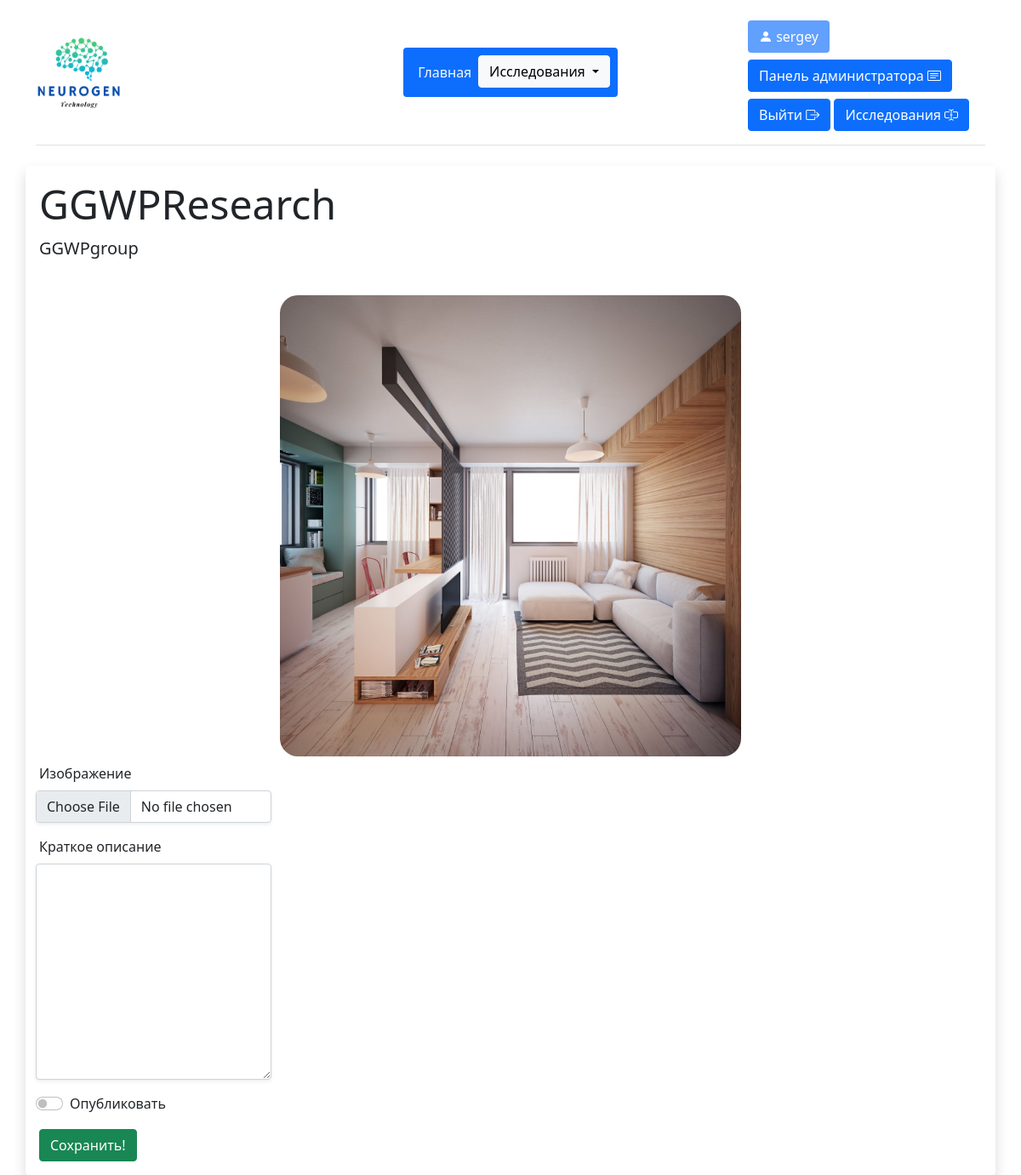
The app's page /portal/edit_image/1/ (signed in) with its own data.
### Reserches/models.py (models this page shows, shortened)
class ImageResearch(models.Model):
    base_research = models.ForeignKey(Research, verbose_name='Основное исследование', on_delete=models.CASCADE)
    image_to_react = models.ImageField(upload_to='img/%Y/%m/%d', verbose_name='Изображение')
    class Meta:
        verbose_name = 'Изображение'
        verbose_name_plural = 'Изображение'

class Research(models.Model):
    DEVELOPMENT = "development"
    PUBLISHED = "published"
    DONE = "done"
    STATES = (
        (DEVELOPMENT, 'Разработка'),
        (PUBLISHED, 'Опубликовано'),
        (DONE, 'Завершено'),
    )
    PATTERN_1 = 'image'
    PATTERN_2 = 'video'
    PATTERNS = (
        (PATTERN_1, 'Изображение'),
        (PATTERN_2, 'Видео'),
    )
    research_name = models.CharField('Название исследования', max_length=100)
    research_customer = models.ForeignKey(Customer, verbose_name='Заказчик', on_delete=models.CASCADE)
    research_date_create = models.DateTimeField('Дата создания', auto_now_add=True)
    research_state = models.CharField(max_length=11, verbose_name='Состояние исследования', choices=STATES, default=DEVELOPMENT)
    research_date_published = models.DateTimeField('Дата публикации', auto_now=True)
    research_pattern = models.CharField(max_length=20, verbose_name='Шаблон исследования', choices=PATTERNS, default=PATTERN_1)
    research_description = models.TextField(verbose_name='Краткое описание', blank=True)
    class Meta:
        verbose_name = 'Исследование'
        verbose_name_plural = 'Исследования'
        ordering = ['id']

class Customer(models.Model):
    customer_name = models.CharField('Наименование заказчика', max_length=100)
    customer_phone = models.CharField('Номер телефона', max_length=16)
    customer_date_register = models.DateTimeField(auto_now_add=True)
    customer_region = models.ForeignKey(Region, verbose_name='Регион', on_delete=models.CASCADE)
    def __str__(self):
        return str(self.customer_name)
    class Meta:
        verbose_name = 'Заказчик'
        verbose_name_plural = 'Заказчики'
        ordering = ['id']

### Reserches/views.py (the view, shortened to what this page needs)
# urls.py: path('edit_image/<int:pk>/', views.EditImageResearchView.as_view(), name='edit_image'),
class EditImageResearchView(UserPassesTestMixin, UpdateView):
    model = models.ImageResearch
    context_object_name = 'research'
    pk_url_kwarg = 'pk'
    form_class = forms.EditImageResearchForm
    template_name = 'Reserches/create_base_research.html'
    login_url = '/portal/login'
    def get_context_data(self, *args, object_list=None, **kwargs):
        context = super().get_context_data(**kwargs)
        context['title'] = 'Редактирование исследования'
        context['btn_name'] = 'Сохранить!'
        return context
    def test_func(self):
        return self.request.user.is_staff

### Reserches/forms.py
class EditImageResearchForm(forms.ModelForm):
    image_to_react = forms.FileField(
        label='Изображение',
        widget=forms.FileInput(
            attrs={
                'class': 'form-control shadow-sm rounded'
                }
            )
        )
    research_description = forms.CharField(
        required=False,
        label='Краткое описание',
        widget = forms.Textarea(
            attrs={
                'class': 'form-control shadow-sm rounded'
                }
            )
        )
    ask_published = forms.BooleanField(
        required=False,
        label='Опубликовать',
        widget=forms.CheckboxInput(
            attrs={
                'class': 'form-check-input me-2'
                }
            )
        )
    class Meta:
        model = models.ImageResearch
        fields = ('image_to_react',)

### Reserches/templates/Reserches/create_base_research.html (shortened to what this page needs)
{% extends 'Reserches/layout.html' %}
{% block content %}
<div class="container shadow p-3 rounded">
    {% if research.base_research.research_name %}
        <h2 class="display-5">{{ research.base_research.research_name }}</h2>
        <p class="lead">{{ research.base_research.research_customer }}</p>
    {% endif %}
    <div class="container d-flex align-items-center justify-content-center text-dark pt-4 pb-2">
        {% if research.image_to_react %}
            <img src="{{ research.image_to_react.url }}" alt="" style="width: 50%; border-radius: 21px;">
        {% elif research.video_to_react %}
            <video width="600" class="" controls>
                <source src="{{ research.video_to_react.url }}" type='video/mp4; codecs="avc1.42E01E, mp4a.40.2"'>
                <a href="{{ research.video_to_react.url }}">Скачайте видео</a>
            </video>
        {% endif %}
    </div>
    <form method="post" enctype="multipart/form-data" class="needs-validation">
        <div class="row g-2 mb-3 w-25">
            {% for el in form %}
                {% if not forloop.last %}
                    <label for="{{ el.id_for_label }}">{{ el.label }}</label>
                    {{ el }}
                {% else %}
                    <div class="form-check form-switch">
                        <label class="form-check-label" for="{{ el.id_for_label }}">{{ el.label }}</label>
                        {{ el }}
                    </div>
                {% endif %}
            {% endfor %}
        </div>
        <button type="submit" class="btn btn-success">
            {{ btn_name }}
        </button>
    </form>
</div>
{% endblock content %}

### Reserches/templates/Reserches/layout.html (shortened to what this page needs)
{% load static %}
<!DOCTYPE html>
<html lang="ru">
<head>
    <link rel="stylesheet" href="https://cdn.jsdelivr.net/npm/bootstrap@5.1.3/dist/css/bootstrap.min.css">
    <link rel="stylesheet" href="https://cdn.jsdelivr.net/npm/bootstrap-icons@1.8.3/font/bootstrap-icons.css">
</head>
<body>
    <div class="container">
        <header class="d-flex flex-wrap align-items-center justify-content-center justify-content-md-between py-3 mb-4 border-bottom">
            <a href="{% url 'index' %}" class="d-flex align-items-center col-md-3">
                <img src="{% static 'logo.ico' %}" width="100px" alt="">
            </a>
            <ul class="nav col-12 col-md-auto mb-2 justify-content-center mb-md-0 p-2 btn bg-primary">
                <li><a href="{% url 'index' %}" class="nav-link px-2 link-light">Главная</a></li>
                <li>
                    <div class="dropdown">
                        <button class="btn btn-light dropdown-toggle" type="button" id="dropdownMenuButton1" data-bs-toggle="dropdown" aria-expanded="false">
                            Исследования
                        </button>
                    </div>
                </li>
            </ul>
            <div class="col-md-3 justify-content-center">
                {% if request.user.is_authenticated %}
                    <button class="btn bg-primary text-white mt-2 mb-2" disabled>
                        <i class="bi bi-person-fill"></i>
                        {{request.user.username}}
                    </button>
                    {% if request.user.is_superuser %}
                        <a href="/admin/" class="btn btn-primary">
                            Панель администратора
                            <i class="bi bi-card-text"></i>
                        </a>
                    {% endif %}
                    <a href="{% url 'logout' %}" class="btn btn-primary {% if request.user.is_superuser %} mt-2 {% endif %}">
                        Выйти
                        <i class="bi bi-box-arrow-right"></i>
                    </a>
                {% endif %}
                <a href="{% url 'main' %}" class="btn btn-primary mt-2">
                    Исследования
                    <i class="bi bi-input-cursor-text"></i>
                </a>
            </div>
        </header>
    </div>
<main>
    {% block content %}{% endblock content %}
</main>
</body>
</html>

### records on screen
ImageResearch: base_research.research_name "GGWPResearch", base_research.research_customer "GGWPgroup", image_to_react (picture)

### other values on screen
{{ request.user.username }} "sergey"
{{ el.label }} "Изображение" "Краткое описание"
{{ el.label }} "Опубликовать"
{{ btn_name }} "Сохранить!"
